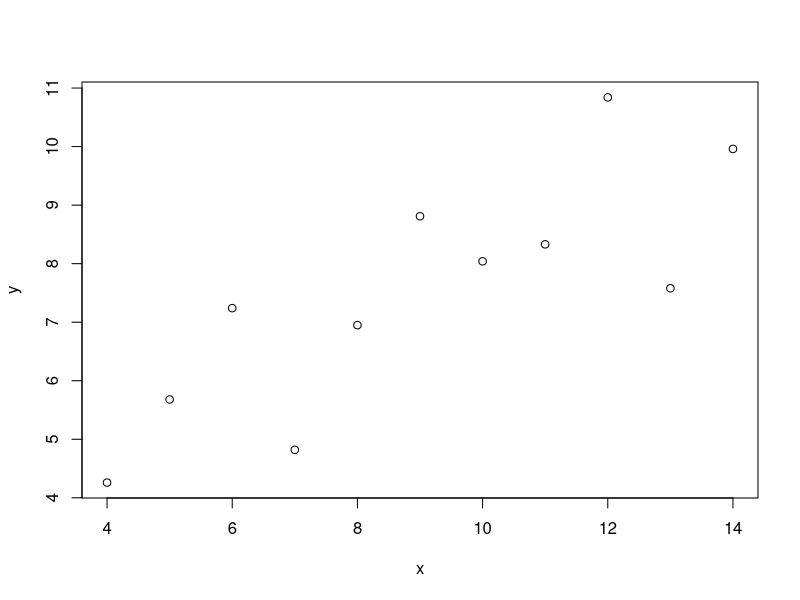
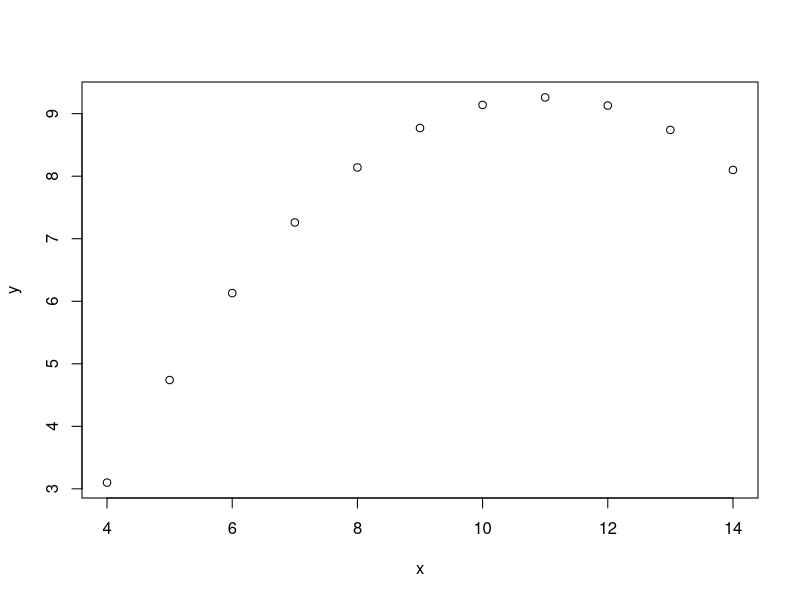
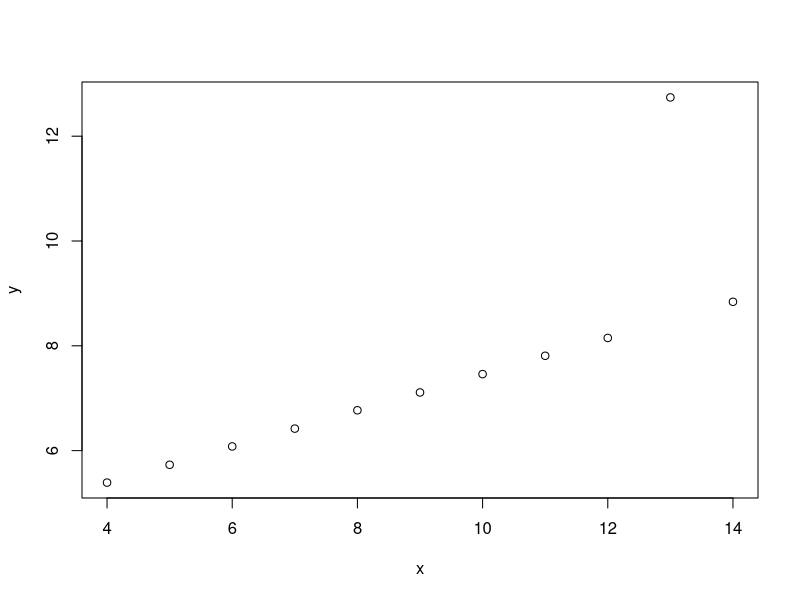
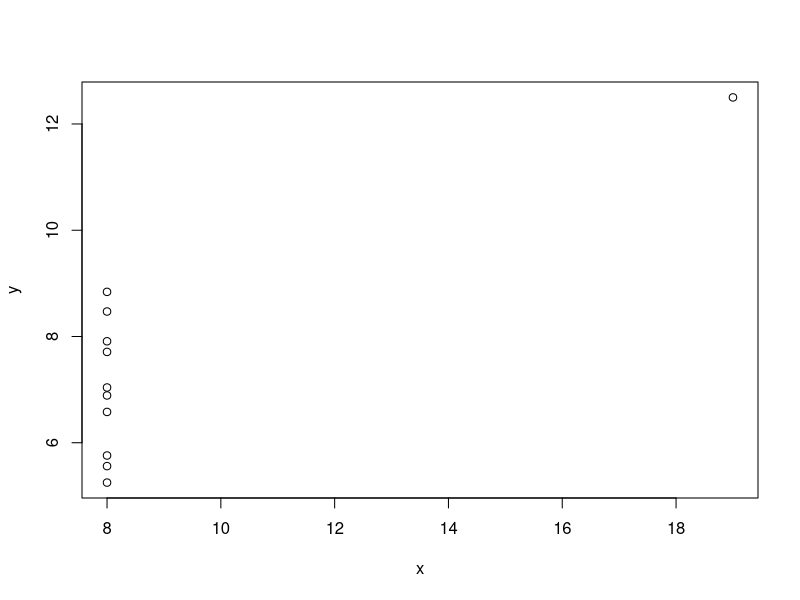
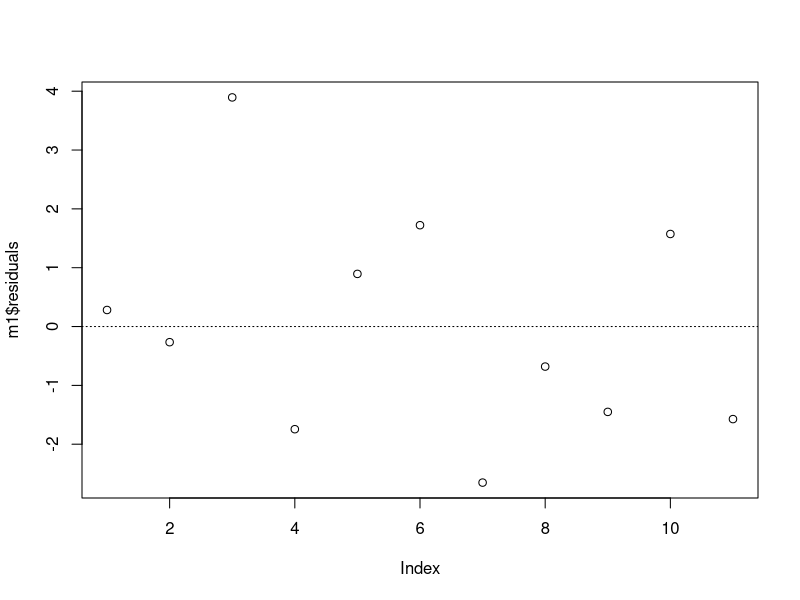
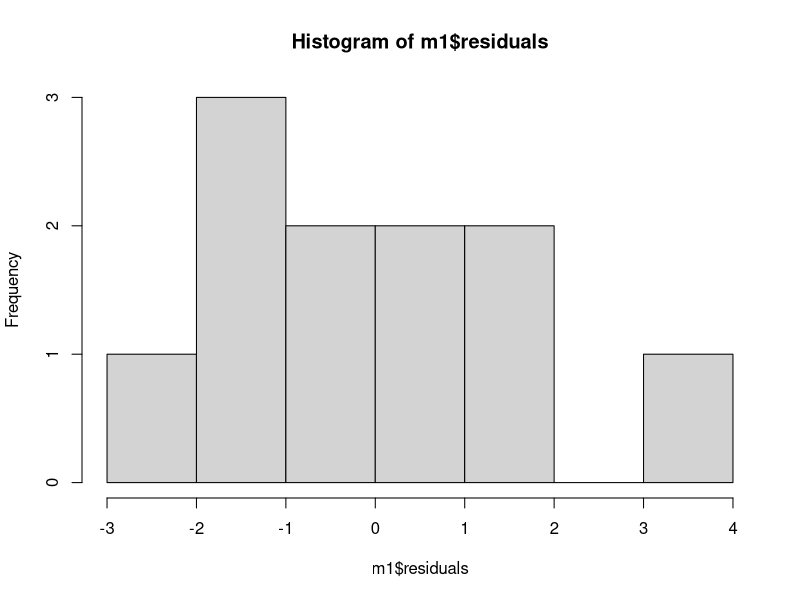
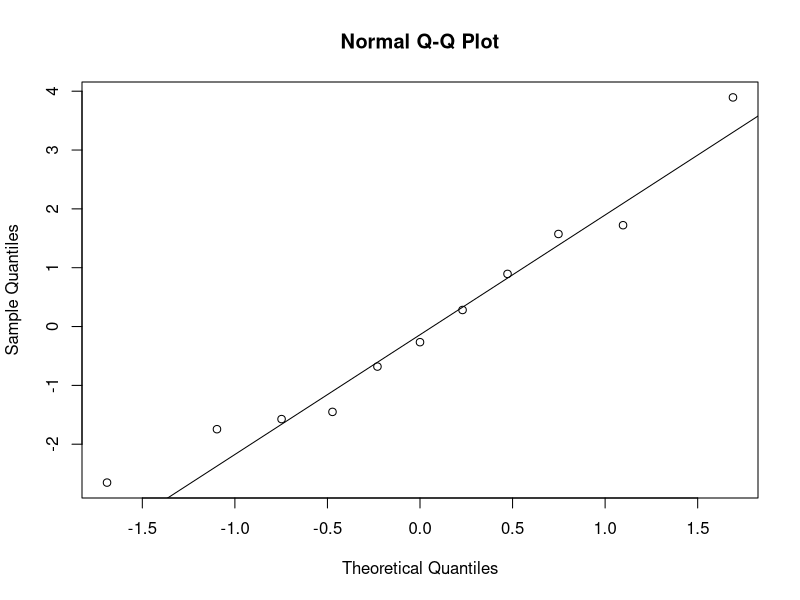
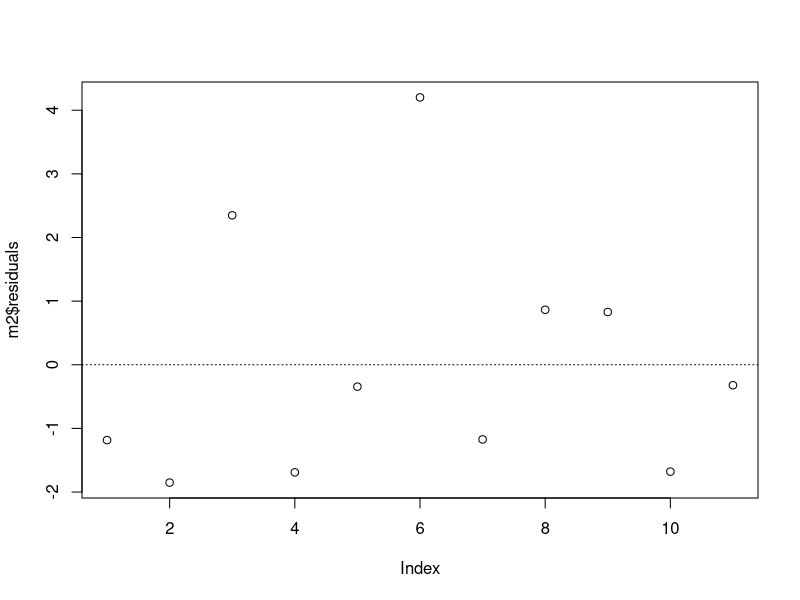

Source code (R) for these figures, in order:
## ---- chunk 1
knitr::opts_chunk$set(echo = TRUE)
## ---- chunk 2
options(digits=2)
data1 <- data.frame(x=c(10,8,13,9,11,14,6,4,12,7,5),
y=c(8.04,6.95,7.58,8.81,8.33,9.96,7.24,4.26,10.84,4.82,5.68))
data2 <- data.frame(x=c(10,8,13,9,11,14,6,4,12,7,5),
y=c(9.14,8.14,8.74,8.77,9.26,8.1,6.13,3.1,9.13,7.26,4.74))
data3 <- data.frame(x=c(10,8,13,9,11,14,6,4,12,7,5),
y=c(7.46,6.77,12.74,7.11,7.81,8.84,6.08,5.39,8.15,6.42,5.73))
data4 <- data.frame(x=c(8,8,8,8,8,8,8,19,8,8,8),
y=c(6.58,5.76,7.71,8.84,8.47,7.04,5.25,12.5,5.56,7.91,6.89))
## ---- chunk 3
mean(data1$x)
mean(data1$y)
mean(data2$x)
mean(data2$y)
mean(data3$x)
mean(data3$y)
mean(data4$x)
mean(data4$y)
## ---- chunk 4
median(data1$x)
median(data1$y)
median(data2$x)
median(data2$y)
median(data3$x)
median(data3$y)
median(data4$x)
median(data4$y)
## ---- chunk 5
round(sd(data1$x), 2)
round(sd(data1$y), 2)
round(sd(data2$x), 2)
round(sd(data2$y), 2)
round(sd(data3$x), 2)
round(sd(data3$y), 2)
round(sd(data4$x), 2)
round(sd(data4$y), 2)
## ---- chunk 6
cor(data1$x, data1$y)
cor(data2$x, data2$y)
cor(data3$x, data3$y)
cor(data4$x, data4$y)
## ---- chunk 7
m1 = lm(x~y, data=data1)
summary(m1)
m2 = lm(x~y, data=data2)
summary(m2)
m3 = lm(x~y, data=data3)
summary(m3)
m4 = lm(x~y, data=data4)
summary(m4)
## ---- chunk 8
plot(data1)
plot(data2)
plot(data3)
plot(data4)
## ---- chunk 9
plot(m1$residuals)
abline(h = 0, lty = 3)
hist(m1$residuals)
qqnorm(m1$residuals)
qqline(m1$residuals)

plot(m2$residuals)
abline(h = 0, lty = 3)
hist(m2$residuals)
qqnorm(m2$residuals)
qqline(m2$residuals)
